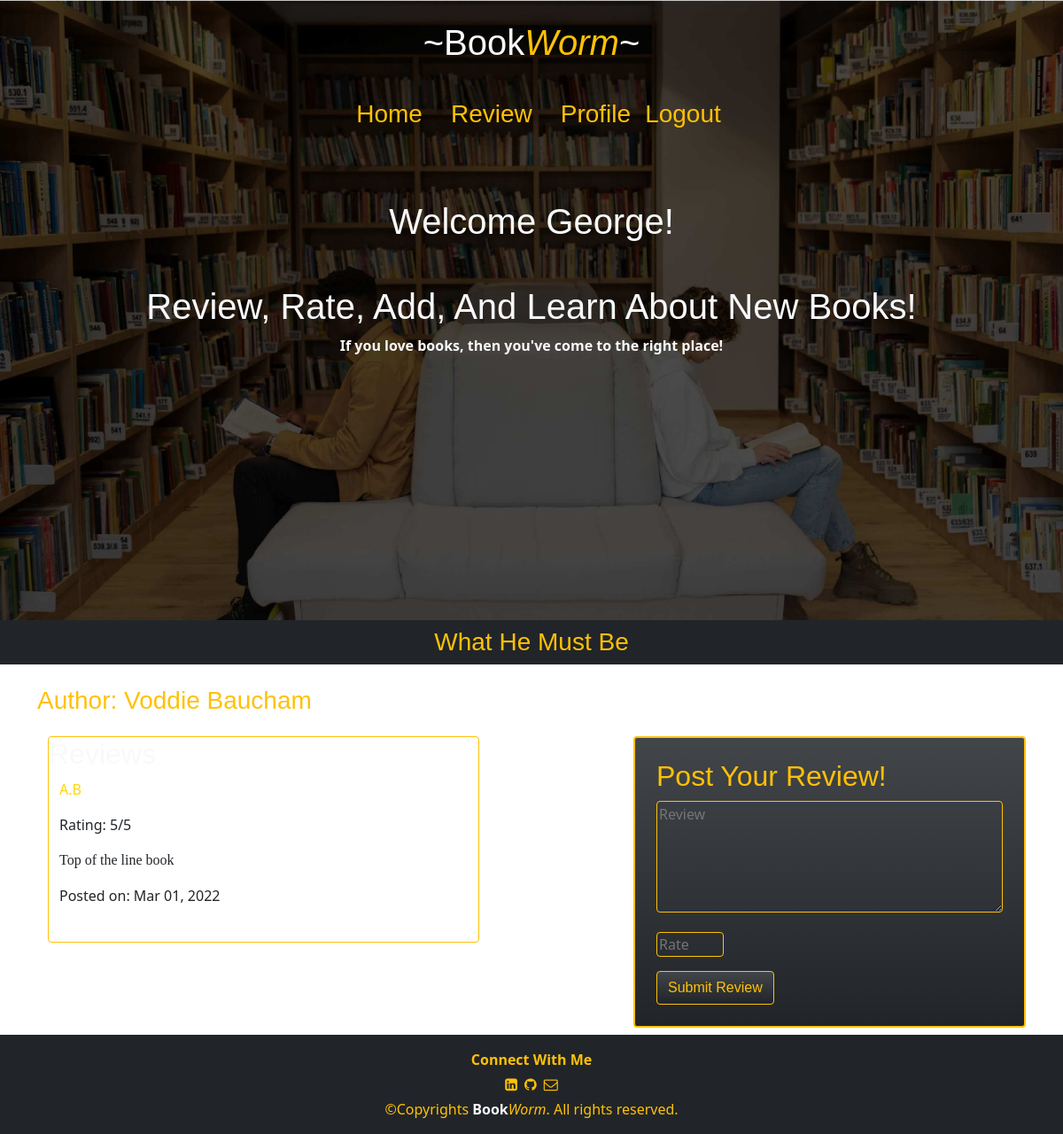
/books/5 (signed in), run on the app's committed database.
### apps/users/models.py (models this page shows)
class User(models.Model):
    name = models.CharField(max_length=255)
    alias = models.CharField(max_length=255)
    email = models.CharField(max_length=255)
    password = models.CharField(max_length=255)
    created_at = models.DateTimeField(auto_now_add=True)
    updated_at = models.DateTimeField(auto_now=True)
    objects = UserManager()

### apps/books/models.py (models this page shows)
class Book(models.Model):
    title = models.CharField(max_length=255)
    author = models.TextField()
    uploaded_by = models.ForeignKey(User, related_name='uploaded_books', on_delete=models.CASCADE)
    created_at = models.DateTimeField(auto_now_add=True)
    updated_at = models.DateTimeField(auto_now=True)
    objects = BookManager()

class Review(models.Model):
    review = models.TextField()
    rating = models.IntegerField()
    user = models.ForeignKey(User, related_name='book_reviews', on_delete= CASCADE)
    book = models.ForeignKey(Book, related_name='reviews', on_delete=models.CASCADE)
    created_at = models.DateTimeField(auto_now_add=True)
    updated_at = models.DateTimeField(auto_now=True)
    objects = BookManager()

### apps/books/views.py (the view)
# urls.py: path('<int:book_id>', views.show_book),
def show_book(request, book_id):
    if 'user_id' not in request.session:
        return redirect('/')
    user = User.objects.get(id= request.session['user_id'])
    book_to_get= Book.objects.get(id = book_id)
    context = {
        'reviews': Review.objects.filter(book= book_to_get),
        'book': book_to_get,
        'user' : user
    }
    return render(request, 'show_book.html', context)

### apps/books/templates/show_book.html (shortened to what this page needs)
<!DOCTYPE html>
<html lang="en">
<head>
    <link href="https://cdn.jsdelivr.net/npm/bootstrap@5.1.3/dist/css/bootstrap.min.css" rel="stylesheet">
    <link rel="stylesheet" href="https://cdnjs.cloudflare.com/ajax/libs/font-awesome/4.7.0/css/font-awesome.min.css">
    {% load static %}
    <link rel="stylesheet" href="{% static 'css/show_book.css' %}">
</head>
<body>
    <div class="container-fluid header">
        <h1 class="text-light  text-center py-4 text-decoration-underlin">~Book<i class="text-warning">Worm</i>~</h1>
        <nav class="navbar text-light p-2 mb-5">
            <div class="container-xxl">
                <div class=" d-flex justify-content-between m-auto">
                    <h3><a class="link-warning text-decoration-none mx-3" href="/books">Home</a></h3>
                    <h3><a class="link-warning text-decoration-none mx-3" href="/books/add">Review</a></h3>
                    <h3><a class="link-warning text-decoration-none mx-3" href="/{{user.id}}">Profile</a></h3>
                    <h3><a class="link-warning text-decoration-none" href="/logout">Logout</a></h3>
                </div>
        </nav>
        <div class="container pt-3">
            <h1 class="text-center text-light">Welcome {{user.alias}}!</h1>
            <h1 class="text-center text-light mt-5">Review, Rate, Add, And Learn About New Books! </h1>
            <p class="text-center text-light"><strong> If you love books, then you've come to the right place!</strong> </p>
        </div>
    </div>
    <div class="container-fluid bg-dark">
        <h3 class="m-auto text-center py-2 w-50 mb-4 text-warning">{{book.title}}</h3>
    </div>
    <div class="container">
        <h3 class="text-warning mb-4">Author: {{book.author}}</h3>
        <div class="d-flex justify-content-between">
            <div class="container">
                <div class="reviews border border-warning w-75 p-0 mb-4 rounded">
                    <h2 class="text-light">Reviews</h2>
                    {% for review in reviews %}
                    <div class="container pb-4">
                        <p><a class="link text-decoration-none link-warning" href="/{{review.user.id}}">{{review.user.alias}}</a></p>
                        <p>Rating: {{review.rating}}/5</p>
                        <p class="review">{{review.review}}</p>
                        <p>Posted on: {{review.created_at|date:'M d, Y'}}</p>
                    </div>
                    {% endfor %}
                </div>
            </div>
            <div class="add_review border border-2 rounded border-warning mb-2 p-4 bg-gradient bg-dark align-self-start">
                <h2 class="text-warning">Post Your Review!</h2>
                <div>
                    <form action="add_review/{{book.id}}", method="post">
                        <p><textarea class="text-warning rounded bg-transparent border border-warning" name="review" id="" cols="40" rows="5" placeholder="Review"></textarea></p>
                        <p><input class="bg-transparent border rounded border-warning text-warning" type="number" name="rating" min="1" max="5" placeholder="Rate"></p>
                        <button class="btn btn-dark text-warning bg-gradient border border-warning">Submit Review</button>
                    </form>
                </div>
            </div>
        </div>
    </div>
    <footer class="p-3 bg-dark">
        <p class="text-center text-warning mb-0"><strong>Connect With Me</strong></p>
        <div class="d-flex justify-content-center align-items-center">
            <a class="link-warning p-1" href="#">
                <i class="fa fa-linkedin-square" aria-hidden="true"></i>
            </a>
            <a class="link-warning p-1" href="#">
                <i class="fa fa-github" aria-hidden="true"></i>
            </a>
            <a class="link-warning p-1" href="#">
                <i class="fa fa-envelope-o" aria-hidden="true"></i>
            </a>
        </div>
        <p class="text-center text-warning mb-0">&copy;Copyrights <strong class="text-light">Book</strong><i class="text-warning">Worm</i>. All rights reserved.</p>
    </footer>
</body>
</html>

### apps/books/static/css/show_book.css (style rules this page uses)
.header { background-image: url(../img/wepik-2022229-132042.png); height: 350px; background-repeat: no-repeat; background-size: cover; height: 700px; animation: change 15s infinite ease-in-out; }
h1,h2,h3,h4,h5,button { font-family:Verdana, Geneva, Tahoma, sans-serif }
.review { font-family: 'Gaegu', cursive; font-family: 'Schoolbell', cursive; }
.link { color: gold; }

### data on the page
User: alias "George"
Book: title "What He Must Be", author "Voddie Baucham"
Review: user.alias "A.B", rating "5", review "Top of the line book", created_at "Mar 01, 2022"
